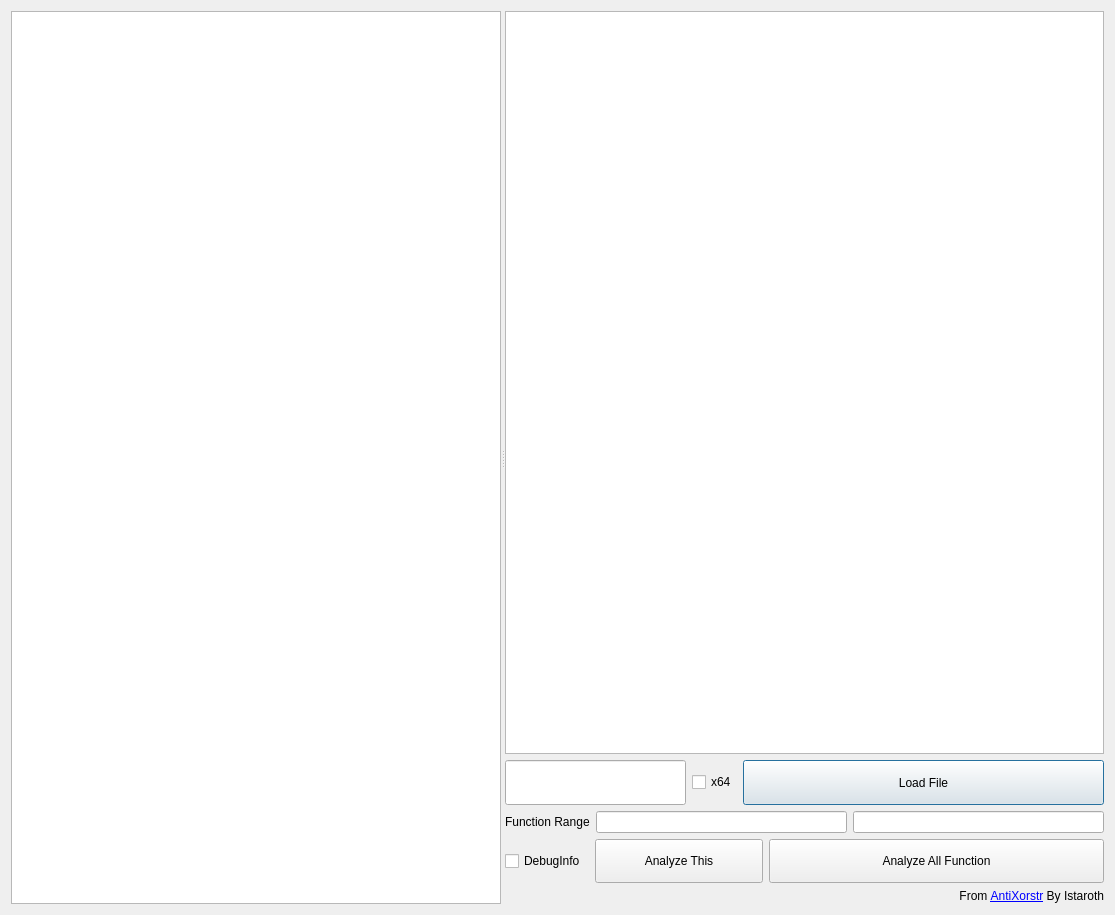
<?xml version="1.0" encoding="UTF-8"?>
<ui version="4.0">
 <class>AntiXorstr</class>
 <widget class="QDialog" name="AntiXorstr">
  <property name="geometry">
   <rect>
    <x>0</x>
    <y>0</y>
    <width>1115</width>
    <height>915</height>
   </rect>
  </property>
  <property name="windowTitle">
   <string>Anti Xorstring v1.0</string>
  </property>
  <layout class="QHBoxLayout" name="horizontalLayout">
   <item>
    <widget class="QSplitter" name="splitter">
     <property name="sizePolicy">
      <sizepolicy hsizetype="Preferred" vsizetype="Preferred">
       <horstretch>0</horstretch>
       <verstretch>0</verstretch>
      </sizepolicy>
     </property>
     <property name="orientation">
      <enum>Qt::Horizontal</enum>
     </property>
     <widget class="QTableView" name="function_tableview">
      <property name="sizePolicy">
       <sizepolicy hsizetype="Preferred" vsizetype="Expanding">
        <horstretch>0</horstretch>
        <verstretch>0</verstretch>
       </sizepolicy>
      </property>
      <property name="minimumSize">
       <size>
        <width>0</width>
        <height>0</height>
       </size>
      </property>
     </widget>
     <widget class="QWidget" name="verticalLayoutWidget">
      <layout class="QVBoxLayout" name="verticalLayout_1" stretch="50,3,0,3,1">
       <item>
        <widget class="QTableView" name="result_tableview"/>
       </item>
       <item>
        <layout class="QHBoxLayout" name="horizontalLayout_3" stretch="1,0,2">
         <item>
          <widget class="QLineEdit" name="load_lineedit">
           <property name="sizePolicy">
            <sizepolicy hsizetype="Expanding" vsizetype="Expanding">
             <horstretch>0</horstretch>
             <verstretch>0</verstretch>
            </sizepolicy>
           </property>
           <property name="text">
            <string/>
           </property>
           <property name="alignment">
            <set>Qt::AlignCenter</set>
           </property>
          </widget>
         </item>
         <item>
          <widget class="QCheckBox" name="bit_checkbox">
           <property name="text">
            <string>x64</string>
           </property>
          </widget>
         </item>
         <item>
          <widget class="QPushButton" name="load_button">
           <property name="sizePolicy">
            <sizepolicy hsizetype="Minimum" vsizetype="Expanding">
             <horstretch>0</horstretch>
             <verstretch>0</verstretch>
            </sizepolicy>
           </property>
           <property name="text">
            <string>Load File</string>
           </property>
          </widget>
         </item>
        </layout>
       </item>
       <item>
        <layout class="QHBoxLayout" name="horizontalLayout_2">
         <item>
          <widget class="QLabel" name="label">
           <property name="text">
            <string>Function Range</string>
           </property>
           <property name="textFormat">
            <enum>Qt::PlainText</enum>
           </property>
          </widget>
         </item>
         <item>
          <widget class="QLineEdit" name="start_lineedit"/>
         </item>
         <item>
          <widget class="QLineEdit" name="end_lineedit"/>
         </item>
        </layout>
       </item>
       <item>
        <layout class="QHBoxLayout" name="horizontalLayout_1" stretch="1,2,4">
         <item>
          <widget class="QCheckBox" name="debuginfo_checkbox">
           <property name="sizePolicy">
            <sizepolicy hsizetype="Preferred" vsizetype="Minimum">
             <horstretch>0</horstretch>
             <verstretch>0</verstretch>
            </sizepolicy>
           </property>
           <property name="text">
            <string>DebugInfo</string>
           </property>
          </widget>
         </item>
         <item>
          <widget class="QPushButton" name="this_button">
           <property name="sizePolicy">
            <sizepolicy hsizetype="Preferred" vsizetype="Preferred">
             <horstretch>0</horstretch>
             <verstretch>0</verstretch>
            </sizepolicy>
           </property>
           <property name="text">
            <string>Analyze This</string>
           </property>
          </widget>
         </item>
         <item>
          <widget class="QPushButton" name="all_button">
           <property name="sizePolicy">
            <sizepolicy hsizetype="Preferred" vsizetype="Preferred">
             <horstretch>0</horstretch>
             <verstretch>0</verstretch>
            </sizepolicy>
           </property>
           <property name="text">
            <string>Analyze All Function</string>
           </property>
          </widget>
         </item>
        </layout>
       </item>
       <item>
        <widget class="QLabel" name="url_lable">
         <property name="text">
          <string>&lt;html&gt;&lt;head/&gt;&lt;body&gt;&lt;p&gt;From &lt;a href=&quot;https://github.com/lstaroth/AntiXorstr&quot;&gt;&lt;span style=&quot; text-decoration: underline; color:#0000ff;&quot;&gt;AntiXorstr&lt;/span&gt;&lt;/a&gt; By Istaroth&lt;/p&gt;&lt;/body&gt;&lt;/html&gt;</string>
         </property>
         <property name="alignment">
          <set>Qt::AlignRight|Qt::AlignTrailing|Qt::AlignVCenter</set>
         </property>
        </widget>
       </item>
      </layout>
     </widget>
    </widget>
   </item>
  </layout>
 </widget>
 <resources/>
 <connections/>
</ui>
